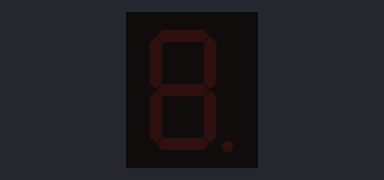
Bench run of a sketch on a simulated Arduino Uno, built with avr-gcc and run on an emulated ATmega328P. Shown: 1-digit seven-segment display. Wiring (inferred from the names in the program): 1-digit 7-segment display, segments lit when LOW: segments pin 9, pin 8, pin 5, pin 6, pin 7, pin 10, pin 11, pin 4. The segment pins are drawn as the display they are named for.

Above: at 0.1 s.
At 1.1 s:
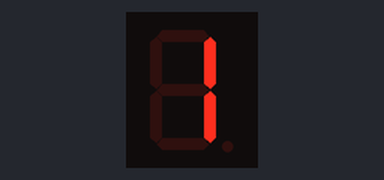
At 2.1 s:
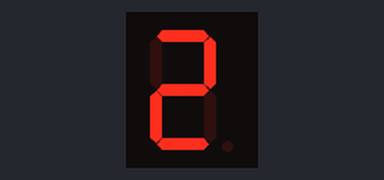
At 3.1 s:
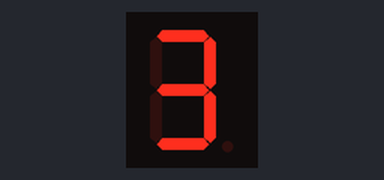
At 4.1 s:
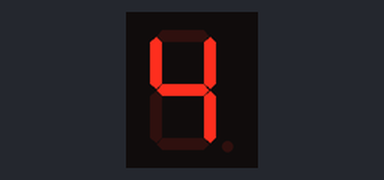
At 5.1 s:
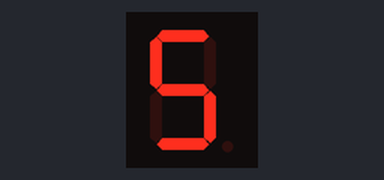

Measured:
- by itself, everything shown: repeats every 6.0 s, in 6 steps
- what the display in image 1 shows lasts 1.0 s, from 1.0 s to 2.0 s

The sketch:

_____B__1.ino
```cpp
/*세그먼트는 그저 8개의 LED를 각각 제어하여 숫자를 나타낼 뿐입니다.
  각각 핀 번호를 데이터시트를 참조하여 a,b,c등으로 부르면(변수 설정) 다루기 쉽습니다.
  여기서 사용한 코드는 5611-B타입에 대한 것입니다.
  가운데 핀에 5V를 입력하며 HIGH신호(1)에서 불이 꺼지고 LOW신호(0)에서 불이 켜집니다.
  5611-A타입은 가운데 핀에 GND를 연결하며 HIGH신호(1)에서 불이 켜집니다. */

int a = 9;
int b = 8;
int c = 5;
int d = 6;
int e = 7;
int f = 10;
int g = 11;
int dp = 4;

void setup() {
  pinMode(a, OUTPUT); //a를 출력모드로 설정
  pinMode(b, OUTPUT);
  pinMode(c, OUTPUT);
  pinMode(d, OUTPUT);
  pinMode(e, OUTPUT);
  pinMode(f, OUTPUT);
  pinMode(g, OUTPUT);
  pinMode(dp, OUTPUT);
}

/* HIGH와 LOW를 1,0으로 표현할 수 있습니다.
  간결하지만 의미 파악이 힘들기 때문에 평소에 잘 사용하지 않습니다.
  하지만 여러 LED를 동시에 제어하는 경우 1,0으로 표현하는 게 더 유리할 수도 있습니다. */

void loop() {
  digitalWrite(a, 1); //모두 꺼짐(5611-B타입)
  digitalWrite(b, 1);
  digitalWrite(c, 1);
  digitalWrite(d, 1);
  digitalWrite(e, 1);
  digitalWrite(f, 1);
  digitalWrite(g, 1);
  digitalWrite(dp, 1);
  delay(1000);

  digitalWrite(a, 1); //숫자 1 표시
  digitalWrite(b, 0);
  digitalWrite(c, 0);
  digitalWrite(d, 1);
  digitalWrite(e, 1);
  digitalWrite(f, 1);
  digitalWrite(g, 1);
  digitalWrite(dp, 1);
  delay(1000);

  digitalWrite(a, 0); //숫자 2 표시
  digitalWrite(b, 0);
  digitalWrite(c, 1);
  digitalWrite(d, 0);
  digitalWrite(e, 0);
  digitalWrite(f, 1);
  digitalWrite(g, 0);
  digitalWrite(dp, 1);
  delay(1000);

  digitalWrite(a, 0); //숫자 3 표시
  digitalWrite(b, 0);
  digitalWrite(c, 0);
  digitalWrite(d, 0);
  digitalWrite(e, 1);
  digitalWrite(f, 1);
  digitalWrite(g, 0);
  digitalWrite(dp, 1);
  delay(1000);

  digitalWrite(a, 1); //숫자 4 표시
  digitalWrite(b, 0);
  digitalWrite(c, 0);
  digitalWrite(d, 1);
  digitalWrite(e, 1);
  digitalWrite(f, 0);
  digitalWrite(g, 0);
  digitalWrite(dp, 1);
  delay(1000);

  digitalWrite(a, 0); //숫자 5 표시
  digitalWrite(b, 1);
  digitalWrite(c, 0);
  digitalWrite(d, 0);
  digitalWrite(e, 1);
  digitalWrite(f, 0);
  digitalWrite(g, 0);
  digitalWrite(dp, 1);
  delay(1000);
}
```
